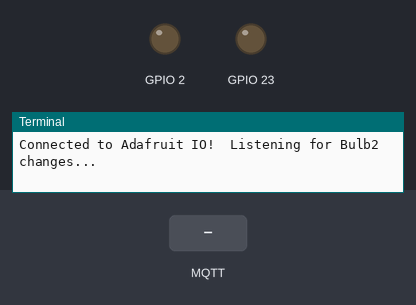
The program below on a simulated Raspberry Pi (BCM pin numbers). Parts: output pins drawn as LEDs (lit = HIGH), the last lines printed to the terminal. Inputs (shaded band) come from the test bench. No MQTT or app messages arrive unless stated.

Above: at 1.3 s.
1.4 s: MQTT message "1" arrives on the first subscribed topic
At 2.1 s:
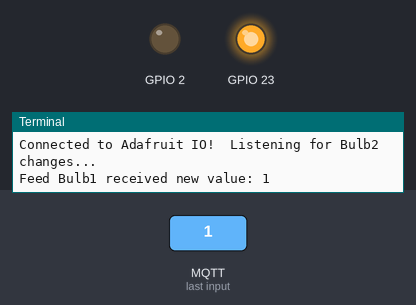
2.9 s: MQTT message "0" arrives on the first subscribed topic
At 3.3 s:
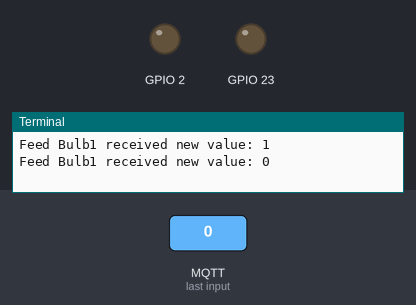
Timing chart, 0 to 5.9 s (numbered marks = the images above; inputs shaded):
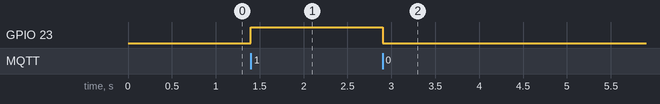

Measured:
- after the input at 1.4 s, GPIO 23: LOW → HIGH at once
- after the input at 2.9 s, GPIO 23: HIGH → LOW at once

The program:

mqtt_led.py
```python
# Example of using the MQTT client class to subscribe to a feed and print out
# any changes made to the feed.  Edit the variables below to configure the key,
# username, and feed to subscribe to for changes.

# Import standard python modules.
import RPi.GPIO as GPIO

import sys

# Import Adafruit IO MQTT client.
from Adafruit_IO import MQTTClient

GPIO.setmode(GPIO.BCM)

# Set to your Adafruit IO key & username below.
ADAFRUIT_IO_USERNAME      = 'Your Adafruit IO user name'
ADAFRUIT_IO_KEY           = 'Your Adafruit IO Key'  # See https://accounts.adafruit.com
                                                    # to find your username.

# Set to the ID of the feed to subscribe to for updates.
FEED_ID1 = 'Bulb1'
FEED_ID2 = 'Bulb2'

GPIO.setup(23, GPIO.OUT)
GPIO.output(23, GPIO.LOW)
GPIO.setup(2, GPIO.OUT)
GPIO.output(2, GPIO.LOW)


# Define callback functions which will be called when certain events happen.
def connected(client):
    # Connected function will be called when the client is connected to Adafruit IO.
    # This is a good place to subscribe to feed changes.  The client parameter
    # passed to this function is the Adafruit IO MQTT client so you can make
    # calls against it easily.
    print 'Connected to Adafruit IO!  Listening for {0} changes...'.format(FEED_ID1)
    print 'Connected to Adafruit IO!  Listening for {0} changes...'.format(FEED_ID2)

     # Subscribe to changes on a feed named DemoFeed.
    client.subscribe(FEED_ID1)
    client.subscribe(FEED_ID2)


def disconnected(client):
    # Disconnected function will be called when the client disconnects.
    print 'Disconnected from Adafruit IO!'
    sys.exit(1)

def message(client, feed_id, payload):
    # Message function will be called when a subscribed feed has a new value.
    # The feed_id parameter identifies the feed, and the payload parameter has
    # the new value.
    print 'Feed {0} received new value: {1}'.format(feed_id, payload)
    if feed_id=="Bulb1" and payload=="1":
           GPIO.output(23, GPIO.HIGH)
    if feed_id=="Bulb1" and payload=="0":
        GPIO.output(23, GPIO.LOW)
    if feed_id=="Bulb2" and payload=="1":
        GPIO.output(2, GPIO.HIGH)
    if feed_id=="Bulb2" and payload=="0":
        GPIO.output(2, GPIO.LOW)


    #print 'Feed {0} received new value: {1}'.format(feed_id, payload)


# Create an MQTT client instance.
client = MQTTClient(ADAFRUIT_IO_USERNAME, ADAFRUIT_IO_KEY)

# Setup the callback functions defined above.
client.on_connect    = connected
client.on_disconnect = disconnected
client.on_message    = message

# Connect to the Adafruit IO server.
client.connect()

# Start a message loop that blocks forever waiting for MQTT messages to be
# received.  Note there are other options for running the event loop like doing
# so in a background thread--see the mqtt_client.py example to learn more.
client.loop_blocking()
```
